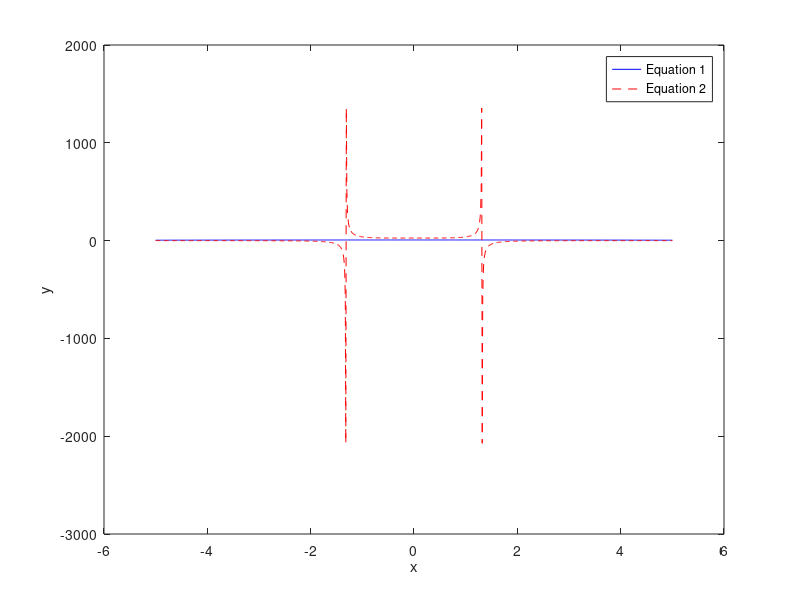

MATLAB code to generate this figure:
clc; clear; close all;

% Define the range of x values
x = -5:0.01:5;

% Calculate y values for Equation 1
y1 = sqrt(42 - x.^2);

% Calculate y values for Equation 2
y2 = (2*y1.^2 - 6)./ (3 - x.^4);

% Plot the two curves
plot(x, y1, 'b-', x, y2, 'r--');
xlabel('x');
ylabel('y');
legend('Equation 1', 'Equation 2');

% Find the intersection points using fzero
x_intercept = zeros(2, 1);
y_intercept = zeros(2, 1);
count = 0;
for i = 1:length(x)-1
    f = @(y) x(i)^2 + y^2 - 42 - (x(i)^4 + 3*y - 2*y^2 - 6);
    if sign(f(y1(i))) ~= sign(f(y1(i+1)))
        [y_intercept_candidate, ~, exitflag] = fzero(f, [y1(i), y1(i+1)]);
        if exitflag > 0 && isreal(y_intercept_candidate)
            count = count + 1;
            x_intercept(count) = x(i);
            y_intercept(count) = y_intercept_candidate;
        end
    end
end

% Print the intersection points
fprintf('The intersection points are:\n');
disp([x_intercept, y_intercept]);
